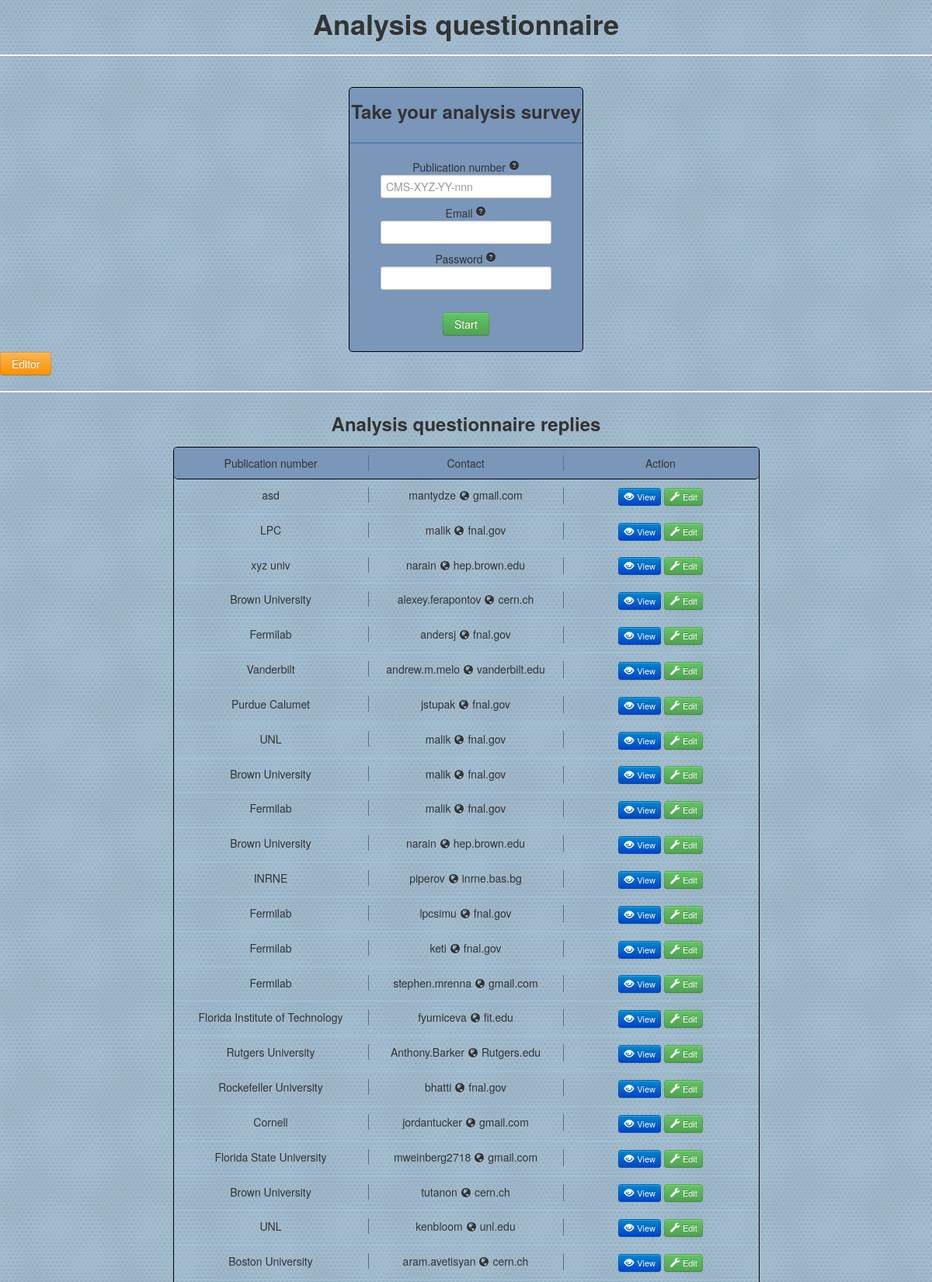
/index_old.php (upper part), run on the app's committed database.
### tables this page shows
CREATE TABLE Questionnaire( id INTEGER PRIMARY KEY NOT NULL, publication_number TEXT, email TEXT NOT NULL DEFAULT ' ', password TEXT NOT NULL DEFAULT ' ');

### index_old.php (the view, shortened to what this page needs)
<?php
include_once("header.php");
function printPNInfo(){
echo "
  <a href=\"#\" id='PNInfo' rel=\"clickover\" data-content=\"
	Starting with <b>CMS-</b> as in <a target='_blank' href='http://cdsweb.cern.ch/collection/CMS%20Papers?ln=en' class='btn btn-mini btn-info'>here</a>
   \" data-original-title=\"The CMS publication number\">
	<i class='icon-question-sign'></i></a>";
}
function printPasswordInfo(){
echo "
  <a href=\"#\" id='passwordInfo' rel=\"clickover\" data-content=\"
	<ul>
		<li>To save <b>your</b> answers.</li>
		<li>Make sure nobody else overwrites your answers.</li>
	</ul>
   \" data-original-title=\"Why do I need password?\">
	<i class='icon-question-sign'></i></a>";
}
function printEmailInfo(){
echo "
  <a href=\"#\" id='emailInfo' rel=\"clickover\" data-content=\"
	<ul>
		<li>To identify questionnaire's owner.</li>
		<li>Password will be sent to this email in case you forgot it.</li>
	</ul>
   \" data-original-title=\"Why do I need to provide email?\">
	<i class='icon-question-sign'></i></a>";
}
  echo "<center><h1>Analysis questionnaire</h1></center><hr/><br/>";
?>
<div class="rounded" style='margin:0px auto; width:300px; border:1px solid black; text-align:center; background:#7A96B9;'>
	<h3>Take your analysis survey</h3><hr style="border-color:#5A7FAD"/>
	<form id="form" action="questionnaire.php" method="POST">
		Publication number <?php  printPNInfo(); ?><br/>
		<input type="text" name="publication_number" placeholder="CMS-XYZ-YY-nnn" id="publication_number"><br/>
		Email <?php  printEmailInfo(); ?><br/>
		<input type="text" name="email" id="email"><br/>
		Password <?php  printPasswordInfo(); ?> <br/>
		<input type="text" name="password"  id="password"><br/><br/>
		<input type="submit" value="Start" class="btn btn-success">
	</form>
</div>
<a href="editor.php" class="btn btn-warning">Editor</a>
<hr/>
<center><h3>Analysis questionnaire replies</h3></center>
<?php
try
  {
    $db = new PDO('sqlite:aq.db');
    $questionnaires = $db->query('SELECT * FROM Questionnaire')->fetchAll();
	echo "<center><div class='rounded' style='border:1px solid black; width:753px'>
	";
	echo "<div class='rounded' style='border-bottom:1px solid black; padding-top:10px; padding-bottom:10px; background:#7A96B9'>
		<div class='qcol border_right'>Publication number</div>
		<div class='qcol border_right'>Contact</div>
		<div class='qcol'>Action</div>
		<div style='clear:both'></div>
	      </div>";
    foreach($questionnaires as $questionnaire)
    {
	echo "<div class='qrow'>
		<div class='qcol border_right'>".$questionnaire['publication_number']."</div>
		<div class='qcol border_right'>".str_replace("@", "<i class='icon-globe'></i>",$questionnaire['email'])."</div>
		<div class='qcol'>
			<a href='questionnaire.php?id=".$questionnaire['id']."' class='btn btn-mini btn-primary'><i class='icon-eye-open icon-white'></i> View</a>
			<a href='questionnaire.php?id=".$questionnaire['id']."' class='btn btn-mini btn-success'><i class='icon-wrench icon-white'></i> Edit</a>
		</div>
		<div style='clear:both'></div>
	      </div>";
    }
	echo "</div><br/>
<a href='statistics.php' class='btn btn-primary'>Statistics</a>
</center>";
  }
  catch(PDOException $e)
  {
    print 'Exception : '.$e->getMessage();
  }
include_once("footer.php");
?>

### header.php (style rules this page uses)
body { background:url(img/background.png); }
.rounded { -webkit-border-radius: 5px; -moz-border-radius: 5px; border-radius: 5px; }
a { color:#000000; }
.qcol>i { margin:4px; vertical-align: top; }
.qrow { padding-bottom:10px; padding-top:10px; border-bottom:1px solid #9FC6DD; }
.qcol { float:left; width:250px; }
.border_right { border-right: 1px solid #557283; }

### data on the page
questionnaire: publication_number "asd", email "mantydze gmail.com"
questionnaire: publication_number "LPC", email "malik fnal.gov"
questionnaire: publication_number "xyz univ", email "narain hep.brown.edu"
questionnaire: publication_number "Brown University", email "alexey.ferapontov cern.ch"
questionnaire: publication_number "Fermilab", email "andersj fnal.gov"
questionnaire: publication_number "Vanderbilt", email "andrew.m.melo vanderbilt.edu"
questionnaire: publication_number "Purdue Calumet", email "jstupak fnal.gov"
questionnaire: publication_number "UNL", email "malik fnal.gov"
questionnaire: publication_number "Brown University", email "malik fnal.gov"
questionnaire: publication_number "Fermilab", email "malik fnal.gov"
questionnaire: publication_number "Brown University", email "narain hep.brown.edu"
questionnaire: publication_number "INRNE", email "piperov inrne.bas.bg"
questionnaire: publication_number "Fermilab", email "lpcsimu fnal.gov"
questionnaire: publication_number "Fermilab", email "keti fnal.gov"
questionnaire: publication_number "Fermilab", email "stephen.mrenna gmail.com"
questionnaire: publication_number "Florida Institute of Technology", email "fyumiceva fit.edu"
questionnaire: publication_number "Rutgers University", email "Anthony.Barker Rutgers.edu"
questionnaire: publication_number "Rockefeller University", email "bhatti fnal.gov"
questionnaire: publication_number "Cornell", email "jordantucker gmail.com"
questionnaire: publication_number "Florida State University", email "mweinberg2718 gmail.com"
questionnaire: publication_number "Brown University", email "tutanon cern.ch"
questionnaire: publication_number "UNL", email "kenbloom unl.edu"
questionnaire: publication_number "Boston University", email "aram.avetisyan cern.ch"
